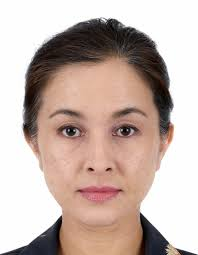
#> input picture Image_1.jpeg, 198 x 255 px
$ python -i apply_pointilism.py   (imports and definitions only)
#> lines starting #> are read from the running program, lines starting #| are printed output that depends on the picture; after the words box and inside, x2 and y2 are one past the last pixel; in counts of white or black regions, pixels touching at a corner belong together
#> further down, picture is the input picture: shape (255, 198, 3); mean B, G, R 170.8, 178.7, 197.3
import cv2
import numpy as np
import matplotlib.pyplot as plt

def find_pointilism_coords(img, pixel_width = 50):

    '''
    Function which takes an input raw RGB image
    and outputs a text file containing pointilism coordinates.
    It first performs face cropping and uses edge detection to find the points.
    Note: must require the file 'haarcascade_frontalface_alt2.xml' in the same
    working directory as the script.
    '''
#> called with pixel_width = 50

    # Step 1: Face detection and cropping
    # Assumption - only one face in the image
    face_cascade = cv2.CascadeClassifier('haarcascade_frontalface_alt2.xml')
    faces = face_cascade.detectMultiScale(img, 1.1, 4)
#> faces = [[24, 72, 148, 148]]
    for (x, y, w, h) in faces:
        cv2.rectangle(img, (x, y), (x+w, y+h), (0, 0, 255), 2)
        faces = img[y:y + h, x:x + w]
#> this loop made 1 pass
#> pass 1, in find_pointilism_coords, `faces = img[y:y + h, x:x + w]`:
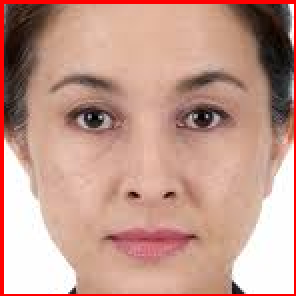
#> faces: shape (148, 148, 3) (shown 2 times larger); mean B, G, R 140.3, 153.4, 196.5
#> after the loop:
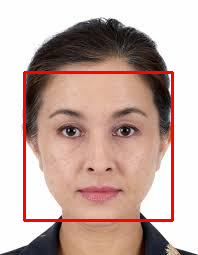
#> img: shape (255, 198, 3); 3.51% of pixels changed, all inside (x1, y1, x2, y2) = (23, 71, 174, 222)


    # Step 2: Resize the image to the num_pixels.
    # Default resolution is 0.5 cm for 25 x 25 cm canvas
    faces = cv2.resize(faces, (pixel_width,pixel_width), interpolation = cv2.INTER_CUBIC)
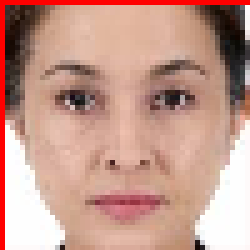
#> faces: shape (50, 50, 3) (shown 5 times larger); mean B, G, R 141.1, 154.2, 197.1

    # Step 3: Edge detection using Canny filter
    faces = cv2.normalize(faces,None,0,255,cv2.NORM_MINMAX)
    edges = cv2.Canny(faces,140,150)
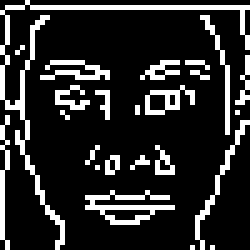
#> edges: shape (50, 50) (shown 5 times larger); 17.1% white in thin lines or dots

    # Step 4: Create a boundary of empty values 2 pixels wide
    edges[0] = np.zeros((len(edges[0]),), dtype=int)
#> edges: shape (50, 50); 17.1% white in thin lines or dots
    edges[1] = np.zeros((len(edges[0]),), dtype=int)
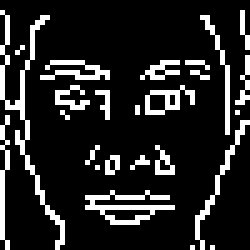
#> edges: shape (50, 50) (shown 5 times larger); 15.2% white in thin lines or dots
    edges[-2] = np.zeros((len(edges[0]),), dtype=int)
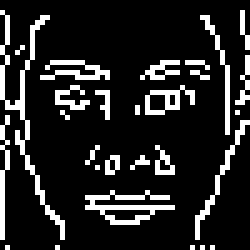
#> edges: shape (50, 50) (shown 5 times larger); 15% white in thin lines or dots
    edges[-1] = np.zeros((len(edges[0]),), dtype=int)
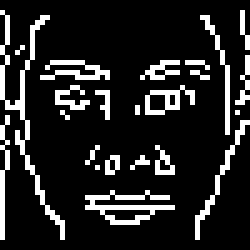
#> edges: shape (50, 50) (shown 5 times larger); 14.8% white in thin lines or dots

    for line in edges:
        line[0] = 0
        line[1] = 0
        line[-2] = 0
        line[-1] = 0
#> this loop made 50 passes

    # To view the output
    '''
    plt.subplot(121),plt.imshow(faces,cmap='gray')
    plt.title('Original Image'),plt.xticks([]),plt.yticks([])
    plt.subplot(122),plt.imshow(edges,cmap='gray')
    plt.title('Edge Image'),plt.xticks([]),plt.yticks([])
    plt.show()
    '''

    # Step 5: Extract coordinates
    x_coord = np.where(edges==255)[1]
#> x_coord = 302 values, max 47 at index 132, min 2 at index 133, mean 24.39
    y_coord = np.where(edges==255)[0]
#> y_coord = 302 values from 3 to 47

    # Coordinates must exist for the robot arm to begin painting
    if len(x_coord) == 0:
        raise Exception("No pointilism coordinates detected to draw!")
    else:

        # Note: need to convert from image x-y frame
        # to the regular cartesian frame with the origin
        # being at the bottom left hand corner of the canvas.
        file1 = open("coords.txt","w")
        for i in range(0,len(x_coord)):
            y_value = (50 - y_coord[i])*0.5
            x_value = (x_coord[i])*0.5

            file1.write(str(x_value)+","+str(y_value)+"\n")
#> this loop made 302 passes
#> (y_value, x_value) on passes 1 to 3: (23.5, 4), (23.5, 4.5), (23.5, 20)


# [6 lines not run here, left out]

>>> import cv2
>>> picture = cv2.imread('../../../Image_1.jpeg')
>>> result = find_pointilism_coords(picture)

$ run again, on Image_2.jpeg
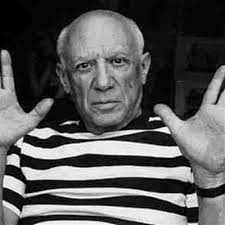
#> input picture Image_2.jpeg, 225 x 225 px
#> picture is the input picture: shape (225, 225, 3); min 0, max 255, mean 89.8
#> in find_pointilism_coords, `faces = face_cascade.detectMultiScale(img, 1.1, 4)`: faces = [[59, 29, 90, 90]]
#> the loop in find_pointilism_coords, `for (x, y, w, h) in faces:` made 1 pass
#> after the loop in find_pointilism_coords, `for (x, y, w, h) in faces:`:
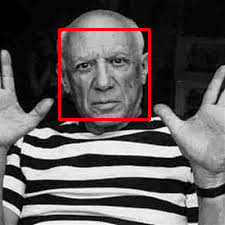
#> img: shape (225, 225, 3); 2.13% of pixels changed, all inside (x1, y1, x2, y2) = (58, 28, 151, 121)
#> in find_pointilism_coords, `edges[-1] = np.zeros((len(edges[0]),), dtype=int)`:
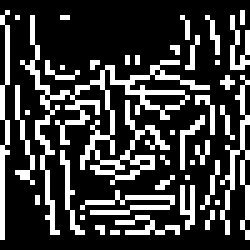
#> edges: shape (50, 50) (shown 5 times larger); 24.6% white in thin lines or dots
#> the loop in find_pointilism_coords, `for line in edges:` made 50 passes
#> x_coord = 523 values, max 47 at index 18, min 3 at index 0, mean 25.55
#> y_coord = 523 values from 3 to 46
#> the loop in find_pointilism_coords, `for i in range(0,len(x_coord)):` made 523 passes
#> (y_value, x_value) on passes 1 to 3: (23.5, 1.5), (23.5, 3), (23.5, 6)
